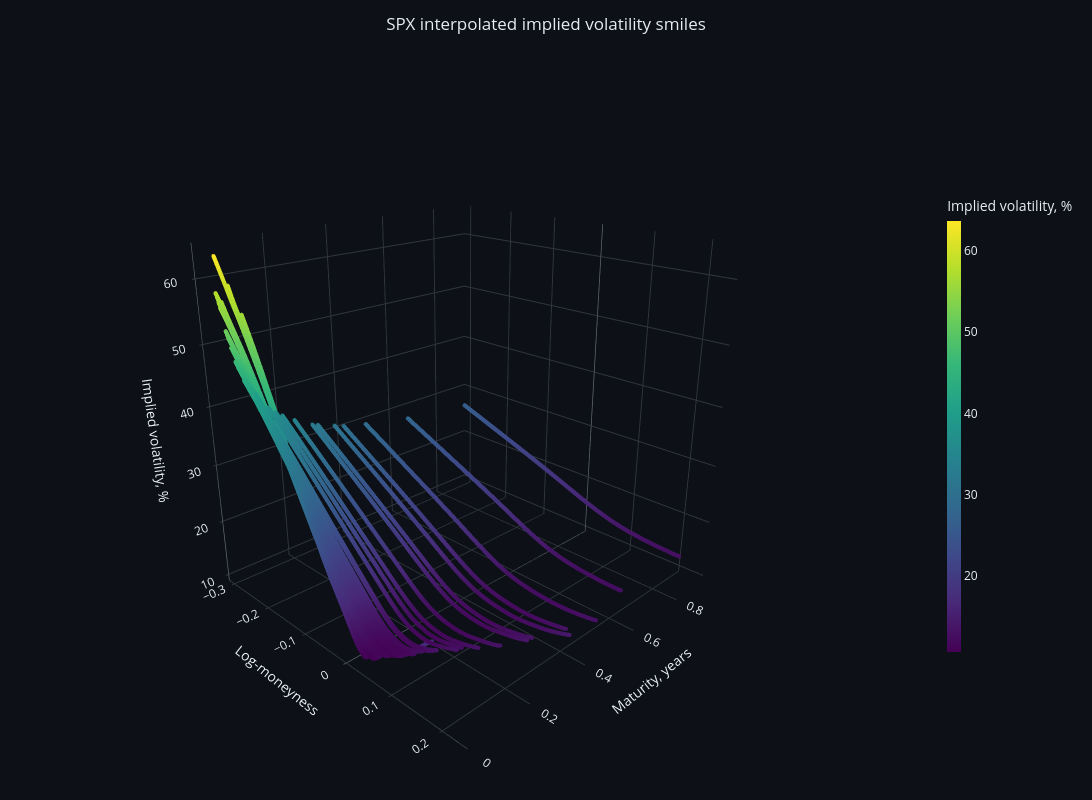

The notebook cell saved with this chart:
### Markdown cell above
### Визуализация интерполированных улыбок

На графике отображаются отдельные точки *implied volatility*, полученные после интерполяции call-цен по страйку для каждого исходного срока $T_i$.

### Code cell
points = interpolated_surface[
    (interpolated_surface['T'] >= 7 / 365) &
    (interpolated_surface['T'] <= 1) &
    (interpolated_surface['log_moneyness'].abs() <= 0.3)
].dropna(subset=['impl_vol'])

plot_step = max(1, len(points) // 60_000)
plot_points = points.iloc[::plot_step]

fig = dark_3d_scatter(
    x=plot_points['log_moneyness'],
    y=plot_points['T'],
    z=plot_points['impl_vol'] * 100,
    title='SPX interpolated implied volatility smiles',
    zaxis_title='Implied volatility, %',
    name='Interpolated smiles',
    colorscale='Viridis'
)

fig.show(config={'displaylogo': False, 'responsive': True})

### Figure 1 — Plotly figure (JSON) as saved in the notebook; plotly's stock layout.template omitted (floating-point values rounded to 4 significant figures; data arrays with more than 128 entries replaced by an {"elided": "..."} marker saying what was removed)
{"data": [{"hovertemplate": "k: %{x:.3f}<br>T: %{y:.3f}<br>Volatility: %{z:.2f}%<extra></extra>", "marker": {"color": {"elided": "24851 float values"}, "colorbar": {"len": 0.65, "thickness": 14, "title": {"text": "Implied volatility, %"}}, "colorscale": [[0.0, "#440154"], [0.1111, "#482878"], [0.2222, "#3e4989"], [0.3333, "#31688e"], [0.4444, "#26828e"], [0.5556, "#1f9e89"], [0.6667, "#35b779"], [0.7778, "#6ece58"], [0.8889, "#b5de2b"], [1.0, "#fde725"]], "opacity": 0.75, "showscale": true, "size": 2.5}, "mode": "markers", "name": "Interpolated smiles", "x": {"elided": "24851 float values"}, "y": {"elided": "24851 float values"}, "z": {"elided": "24851 float values"}, "type": "scatter3d"}], "layout": {"title": {"text": "SPX interpolated implied volatility smiles", "x": 0.5, "xanchor": "center"}, "font": {"color": "#e6edf3"}, "hoverlabel": {"font": {"color": "#e6edf3"}, "bgcolor": "#161b22"}, "scene": {"xaxis": {"title": {"text": "Log-moneyness"}, "backgroundcolor": "#0d1117", "gridcolor": "#30363d", "zerolinecolor": "#6e7681", "color": "#e6edf3", "showbackground": true}, "yaxis": {"title": {"text": "Maturity, years"}, "backgroundcolor": "#0d1117", "gridcolor": "#30363d", "zerolinecolor": "#6e7681", "color": "#e6edf3", "showbackground": true}, "zaxis": {"title": {"text": "Implied volatility, %"}, "backgroundcolor": "#0d1117", "gridcolor": "#30363d", "zerolinecolor": "#6e7681", "color": "#e6edf3", "showbackground": true}, "camera": {"eye": {"x": 1.6, "y": -1.6, "z": 0.9}}, "bgcolor": "#0d1117", "aspectmode": "cube"}, "legend": {"bgcolor": "rgba(13, 17, 23, 0.75)", "bordercolor": "#30363d", "borderwidth": 1}, "margin": {"l": 10, "r": 10, "b": 10, "t": 60}, "width": 1100, "height": 800, "paper_bgcolor": "#0d1117", "plot_bgcolor": "#0d1117"}}
